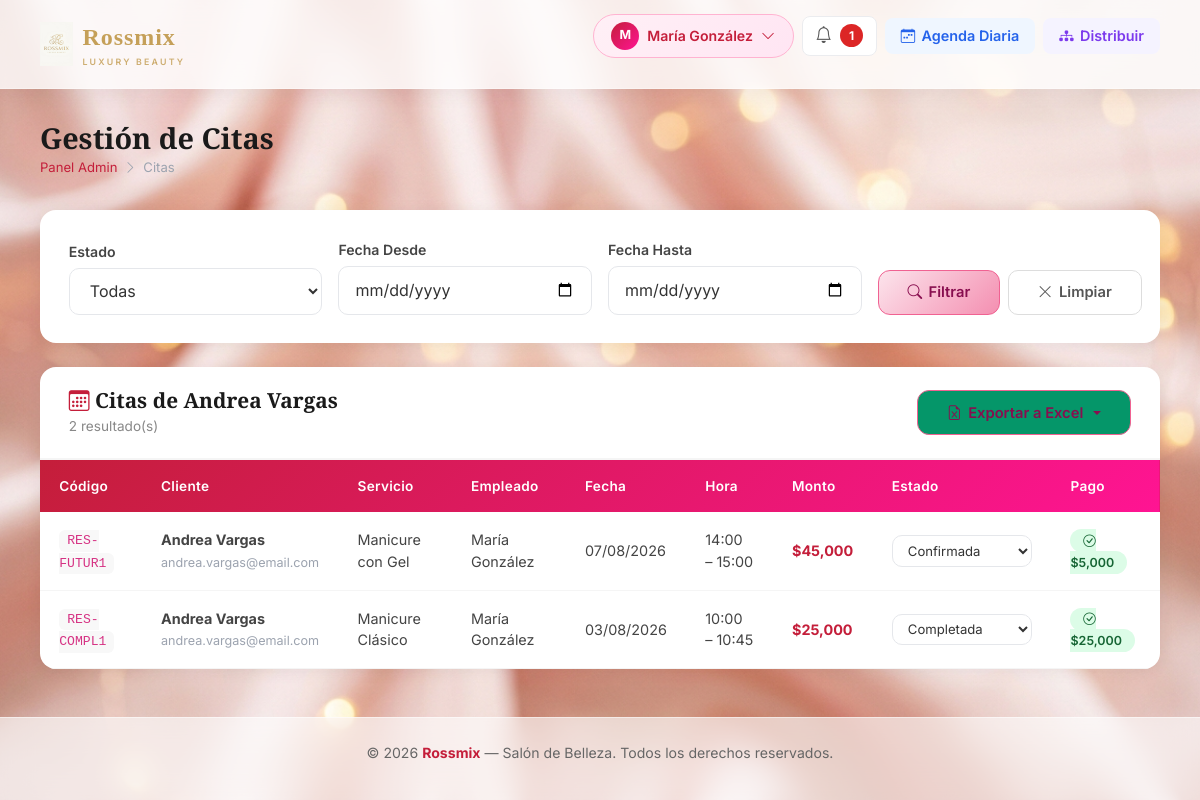
Page /admin/citas?cliente_id=2 (signed in) on the committed database.
### app/models/usuario.py (models this page shows, shortened)
class Usuario(db.Model):
    __tablename__ = 'usuario'
    id = db.Column(db.Integer, primary_key=True)
    nombre = db.Column(db.String(100), nullable=False)
    email = db.Column(db.String(150), unique=True, nullable=False)
    telefono = db.Column(db.String(20), nullable=False)
    password = db.Column(db.String(200), nullable=False)
    tipo_usuario = db.Column(db.String(20), nullable=False)  # 'cliente' | 'admin' | 'especialista'
    fecha_registro = db.Column(db.DateTime, default=datetime.utcnow)
    activo = db.Column(db.Boolean, default=True)
    id_empleado = db.Column(db.Integer, db.ForeignKey('empleados.id_empleado', ondelete='SET NULL'), nullable=True)
    empleado_vinculado = db.relationship('Empleado', foreign_keys=[id_empleado], backref='usuario_cuenta', uselist=False)
    citas = db.relationship('Cita', backref='cliente', lazy=True, foreign_keys='Cita.id_cliente')
    notificaciones = db.relationship('Notificacion', backref='usuario', lazy=True)

### app/models/cita.py (models this page shows, shortened)
class Cita(db.Model):
    __tablename__ = 'citas'
    id_cita = db.Column(db.Integer, primary_key=True)
    id_cliente = db.Column(db.Integer, db.ForeignKey('usuario.id', ondelete='CASCADE'), nullable=False)
    id_empleado = db.Column(db.Integer, db.ForeignKey('empleados.id_empleado', ondelete='SET NULL'))
    id_servicio = db.Column(db.Integer, db.ForeignKey('servicios.id_servicio', ondelete='RESTRICT'), nullable=False)
    fecha_hora_inicio = db.Column(db.DateTime, nullable=False)
    fecha_hora_fin = db.Column(db.DateTime, nullable=False)
    monto_total = db.Column(db.Numeric(10, 2))
    monto_abono = db.Column(db.Numeric(10, 2), default=5000)
    saldo_pendiente = db.Column(db.Numeric(10, 2))
    estado = db.Column(
        db.Enum(
            'pendiente_pago',
            'confirmada',
            'en_atencion',
            'completada',
            'cancelada',
            'no_asistio',
            name='estado_cita_enum',
            create_type=False,   # el tipo ya existe en PostgreSQL (creado por Rossmix.sql)
        ),
        nullable=False,
        default='pendiente_pago',
    )
    reembolsado = db.Column(db.Boolean, default=False)
    codigo_reserva = db.Column(db.String(20), unique=True)
    token_gestion = db.Column(db.String(32), unique=True)  # Token URL-safe para link de gestión/reprogramación
    notas = db.Column(db.Text)
    fecha_creacion = db.Column(db.DateTime, default=datetime.utcnow)
    pago = db.relationship('Pago', backref='cita', uselist=False, lazy=True)

### app/models/servicio.py (models this page shows, shortened)
class Servicio(db.Model):
    __tablename__ = 'servicios'
    id_servicio = db.Column(db.Integer, primary_key=True)
    nombre_servicio = db.Column(db.String(100), nullable=False)
    descripcion = db.Column(db.Text)
    precio_total = db.Column(db.Numeric(10, 2), nullable=False)
    duracion_minutos = db.Column(db.Integer, nullable=False)
    activo = db.Column(db.Boolean, default=True)
    citas = db.relationship('Cita', backref='servicio', lazy=True)
    empleados = db.relationship('Empleado', secondary='empleado_servicios', backref='servicios')

### app/models/empleado.py (models this page shows, shortened)
class Empleado(db.Model):
    __tablename__ = 'empleados'
    id_empleado = db.Column(db.Integer, primary_key=True)
    nombre = db.Column(db.String(100), nullable=False)
    especialidad = db.Column(db.String(100))
    activo = db.Column(db.Boolean, default=True)
    fecha_registro = db.Column(db.DateTime, default=datetime.utcnow)
    horarios = db.relationship('HorarioEmpleado', backref='empleado', lazy=True, cascade='all, delete-orphan')
    citas = db.relationship('Cita', backref='empleado', lazy=True)

### app/models/pago.py (models this page shows, shortened)
class Pago(db.Model):
    __tablename__ = 'pagos'
    id_pago = db.Column(db.Integer, primary_key=True)
    id_cita = db.Column(db.Integer, db.ForeignKey('citas.id_cita', ondelete='CASCADE'),
                        nullable=False, unique=True)
    monto = db.Column(db.Numeric(10, 2), nullable=False)
    metodo_pago = db.Column(
        db.Enum(
            'efectivo',
            'tarjeta',
            'transferencia',
            'nequi',
            'daviplata',
            name='metodo_pago_enum',
            create_type=False,   # el tipo ya existe en PostgreSQL (creado por Rossmix.sql)
        ),
        nullable=False,
        default='efectivo',
    )
    estado_pago = db.Column(db.String(20), nullable=False, default='completado')
    referencia = db.Column(db.String(100))
    fecha_pago = db.Column(db.DateTime, default=datetime.utcnow)
    notas = db.Column(db.Text)

### app/views/admin/citas.py (the view)
@admin_bp.route('/citas')
@admin_required
def citas():
    estado     = request.args.get('estado', 'todas')
    fecha_desde = request.args.get('fecha_desde')
    fecha_hasta = request.args.get('fecha_hasta')
    cliente_id  = request.args.get('cliente_id')
    query = db.session.query(Cita, Usuario, Empleado, Servicio)\
        .join(Usuario, Cita.id_cliente == Usuario.id)\
        .outerjoin(Empleado, Cita.id_empleado == Empleado.id_empleado)\
        .join(Servicio, Cita.id_servicio == Servicio.id_servicio)
    if estado != 'todas':
        query = query.filter(Cita.estado == estado)
    if cliente_id:
        try:
            query = query.filter(Cita.id_cliente == int(cliente_id))
        except ValueError:
            pass
    if fecha_desde:
        query = query.filter(
            Cita.fecha_hora_inicio >= datetime.strptime(fecha_desde, '%Y-%m-%d')
        )
    if fecha_hasta:
        query = query.filter(
            Cita.fecha_hora_inicio < datetime.strptime(fecha_hasta, '%Y-%m-%d') + timedelta(days=1)
        )
    lista_citas = query.order_by(Cita.fecha_hora_inicio.desc()).all()
    cliente_filtrado = None
    if cliente_id:
        try:
            cliente_filtrado = Usuario.query.get(int(cliente_id))
        except Exception:
            pass
    sin_asignar = Cita.query.filter(
        Cita.id_empleado.is_(None),
        Cita.estado.in_(['pendiente_pago', 'confirmada'])
    ).count()
    return render_template(
        'admin/citas.html',
        citas=lista_citas,
        estado_filtro=estado,
        cliente_filtrado=cliente_filtrado,
        sin_asignar=sin_asignar
    )

### app/templates/admin/citas.html (shortened to what this page needs)
{% extends 'base.html' %}
{% block content %}
<div class="page-header">
    <div>
        <h1>Gestión de Citas</h1>
        <div class="breadcrumb-r">
            <a href="{{ url_for('dashboard_admin') }}">Panel Admin</a>
            <i class="bi bi-chevron-right"></i> <span>Citas</span>
        </div>
    </div>
</div>
<div class="r-card mb-4">
    <div class="r-card-body">
        <form method="GET" class="row g-3 align-items-end">
            <div class="col-md-3">
                <label class="r-form-label">Estado</label>
                <select name="estado" class="r-form-control">
                    <option value="todas"          {% if estado_filtro=='todas' %}selected{% endif %}>Todas</option>
                </select>
            </div>
            <div class="col-md-3">
                <label class="r-form-label">Fecha Desde</label>
                <input type="date" name="fecha_desde" class="r-form-control"
                       value="{{ request.args.get('fecha_desde','') }}">
            </div>
            <div class="col-md-3">
                <label class="r-form-label">Fecha Hasta</label>
                <input type="date" name="fecha_hasta" class="r-form-control"
                       value="{{ request.args.get('fecha_hasta','') }}">
            </div>
            <div class="col-md-3 d-flex gap-2">
                <button type="submit" class="btn-rossmix">
                    <i class="bi bi-search"></i> Filtrar
                </button>
                <a href="{{ url_for('admin_citas') }}" class="btn-secondary-r">
                    <i class="bi bi-x-lg"></i> Limpiar
                </a>
            </div>
        </form>
    </div>
</div>
<div class="r-card">
    <div class="r-card-header d-flex justify-content-between align-items-center">
        <div>
            <h2><i class="bi bi-calendar3" style="color:#c41e3a;"></i>
                {% if cliente_filtrado %}
                    Citas de {{ cliente_filtrado.nombre }}
                {% else %}
                    Citas
                {% endif %}
            </h2>
            <span style="font-size:0.85rem; color:#888;">{{ citas|length }} resultado(s)</span>
        </div>
        <div class="dropdown">
            <button class="btn-rossmix dropdown-toggle" type="button" id="exportCitasDropdown" data-bs-toggle="dropdown" aria-expanded="false" style="background:#059669;">
                <i class="bi bi-file-earmark-excel"></i> Exportar a Excel
            </button>
        </div>
    </div>
    {% if citas %}
    <div style="overflow-x:auto;">
        <table class="r-table">
            <thead>
                <tr>
                    <th>Código</th>
                    <th>Cliente</th>
                    <th>Servicio</th>
                    <th>Empleado</th>
                    <th>Fecha</th>
                    <th>Hora</th>
                    <th>Monto</th>
                    <th>Estado</th>
                    <th>Pago</th>
                </tr>
            </thead>
            <tbody>
                {% for cita, usuario, empleado, servicio in citas %}
                <tr>
                    <td><code style="background:#f8f8f8;padding:0.2rem 0.5rem;border-radius:6px;font-size:0.82rem;">{{ cita.codigo_reserva }}</code></td>
                    <td><strong>{{ usuario.nombre }}</strong><br><small style="color:#9ca3af;">{{ usuario.email }}</small></td>
                    <td>{{ servicio.nombre_servicio }}</td>
                    <td>
                        {% if empleado %}
                            {{ empleado.nombre }}
                        {% endif %}
                    </td>
                    <td>{{ cita.fecha_hora_inicio.strftime('%d/%m/%Y') }}</td>
                    <td>{{ cita.fecha_hora_inicio.strftime('%H:%M') }} – {{ cita.fecha_hora_fin.strftime('%H:%M') }}</td>
                    <td><strong style="color:#c41e3a;">${{ "{:,.0f}".format(cita.monto_total) }}</strong></td>
                    <td>
                        <select class="estado-select r-form-control"
                                data-cita-id="{{ cita.id_cita }}"
                                style="padding:0.35rem 0.7rem; font-size:0.82rem; min-width:140px;">
                            <option value="confirmada"     {% if cita.estado=='confirmada' %}selected{% endif %}>Confirmada</option>
                            <option value="completada"     {% if cita.estado=='completada' %}selected{% endif %}>Completada</option>
                        </select>
                    </td>
                    <td>
                        {% if cita.pago %}
                            <span class="badge-active">
                                <i class="bi bi-check-circle"></i>
                                ${{ "{:,.0f}".format(cita.pago.monto) }}
                            </span>
                        {% endif %}
                    </td>
                </tr>
                {% endfor %}
            </tbody>
        </table>
    </div>
    {% else %}
    <div class="r-card-body" style="text-align:center; padding:3rem; color:#9ca3af;">
        <i class="bi bi-calendar-x" style="font-size:2.5rem; display:block; margin-bottom:0.8rem;"></i>
        No se encontraron citas con los filtros aplicados.
    </div>
    {% endif %}
</div>
{% endblock %}

### rows in the picture
Usuario: nombre "Andrea Vargas"
Cita: codigo_reserva "RES-FUTUR1", nombre "Andrea Vargas", email "andrea.vargas@email.com", nombre_servicio "Manicure con Gel", nombre "María González", fecha_hora_inicio "07/08/2026", fecha_hora_inicio "14:00", fecha_hora_fin "15:00", monto_total "45,000", estado+id_cita "Confirmada"
Pago: pago.monto "5,000"
Cita: codigo_reserva "RES-COMPL1", nombre "Andrea Vargas", email "andrea.vargas@email.com", nombre_servicio "Manicure Clásico", nombre "María González", fecha_hora_inicio "03/08/2026", fecha_hora_inicio "10:00", fecha_hora_fin "10:45", monto_total "25,000", estado+id_cita "Completada"
Pago: pago.monto "25,000"

### other values in the picture
{{ session.nombre[0]|upper }} "M"
{{ session.nombre|title }} "María González"
{{ notificaciones_unread }} "1"
{{ citas|length }} "2"
